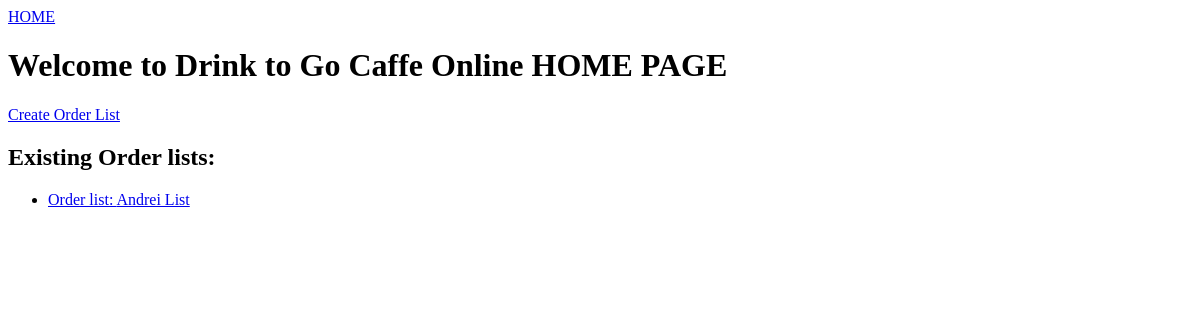
The app's page /, older data.
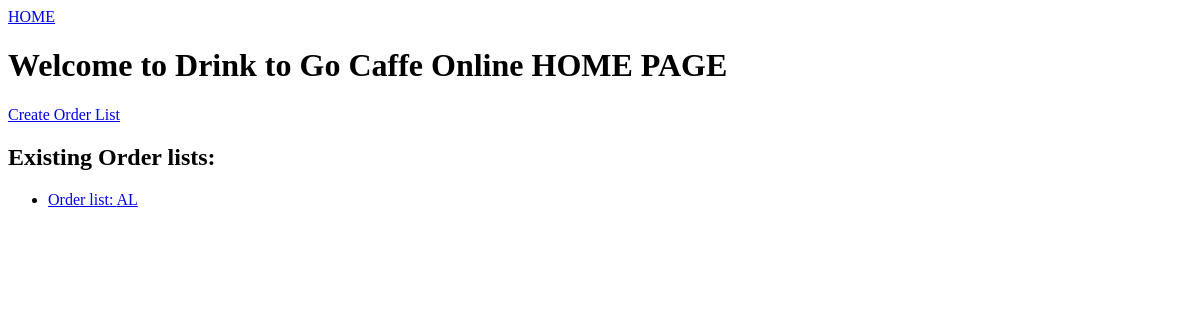
The same page, newer data.
### main/models.py (models this page shows, shortened)
class OrderList(models.Model):
    name = models.CharField(max_length=200)

### main/views.py (the view)
# urls.py: 2. Add a URL to urlpatterns:  path('', views.home, name='home')
def home(response):
    order_lists = OrderList.objects.all()
    return render(response, "main/home.html", {"order_lists": order_lists})

### main/templates/main/home.html (shortened to what this page needs)
{% extends 'main/base.html' %}
{% block content %}
    <h1>Welcome to Drink to Go Caffe Online HOME PAGE</h1>
    <a href="{% url 'create_order_list' %}">Create Order List</a>
    <h2>Existing Order lists:</h2>
    {% for list in order_lists %}
        <ul>
            <li><a href="http://127.0.0.1:8000/order_list/{{ list.name }}">Order list: {{ list.name }}</a></li>
        </ul>
    {% endfor %}
{% endblock %}

Row changes from the older to the newer data that the page shows:
changed OrderList: name "Andrei List" → "AL"
